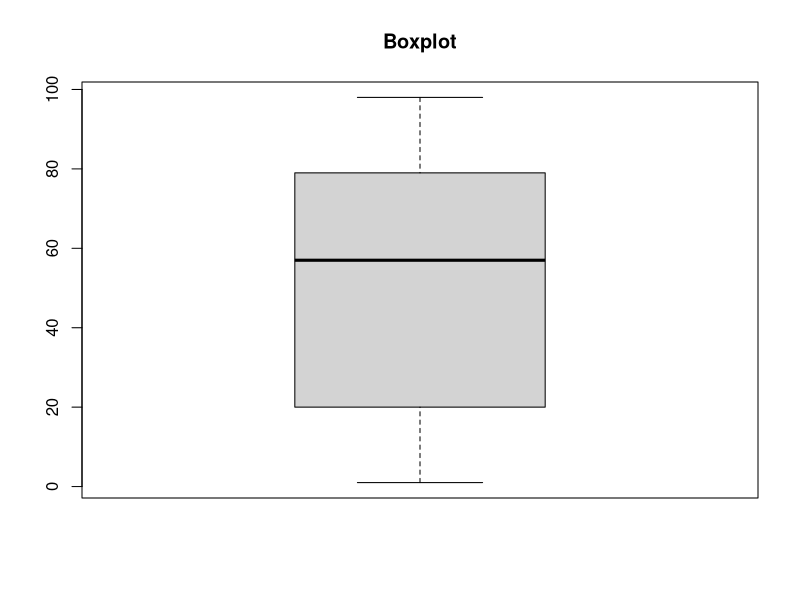

This chart was generated by the following R code:

arr=array(c(floor(runif(100, min=0, max=100))))
print(arr)
print(arr[1])
len=length(arr)
print(len)
sum=Reduce("+",arr)
variance=var(arr)
stddev=sd(arr)
print(paste("Variance=",variance))
print(paste("Standard Deviation=",stddev))
mean=mean(arr)
print(mean)
coeffvariation=(stddev/mean)*100
print(paste("Coefficient of variation=",coeffvariation))
tmp=0
tmpsum=0
for(i in arr)
{
  tmp=abs(i-mean)
  tmpsum=tmpsum+tmp
}
mad=tmpsum/len
print(paste("Mean Absolute Deviation=",mad))
qs=quantile(arr)
print(paste("First Quartile Q1=",qs[2]))
print(paste("Second Quartile Q2=",qs[3]))
print(paste("Third Quartile Q3=",qs[4]))
IQR=qs[4]-qs[2]
print(paste("Inter Quartile Range=",IQR))
print(min(arr))
boxplot(arr, main="Boxplot")
loc=locator(1)
print(loc)